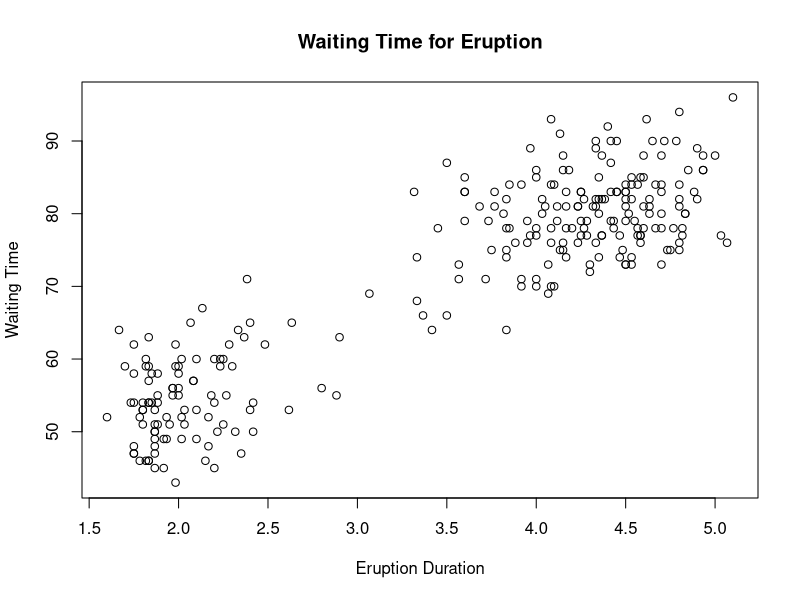
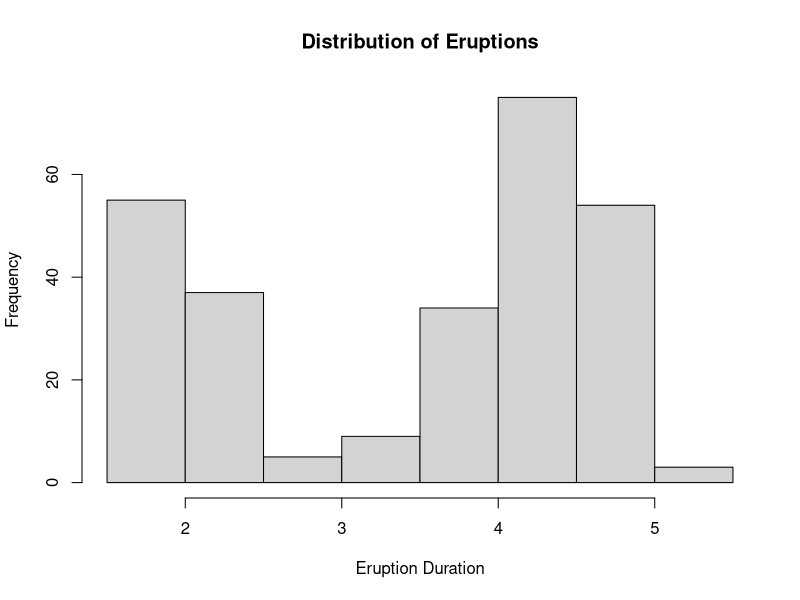
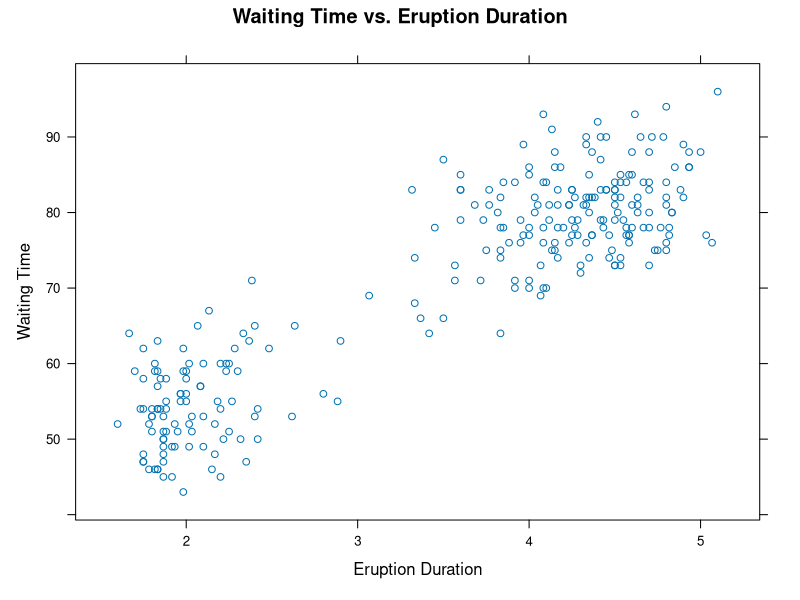
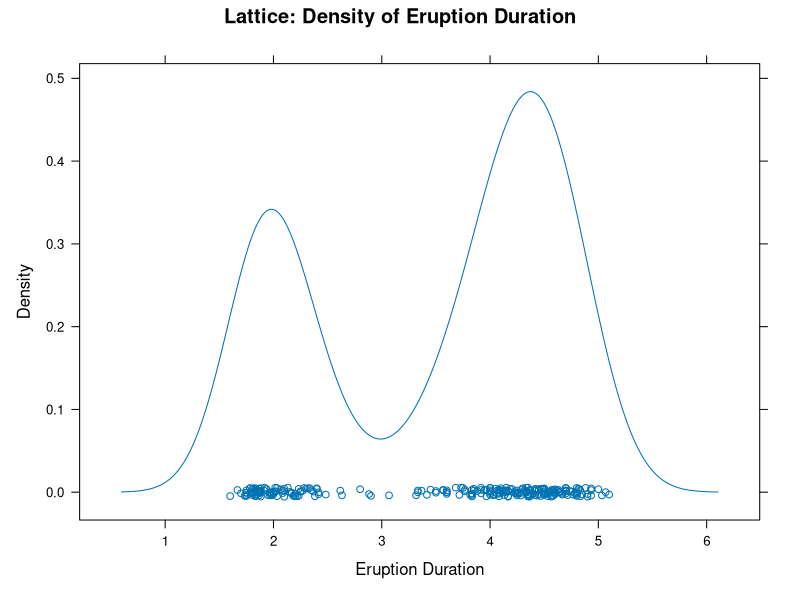
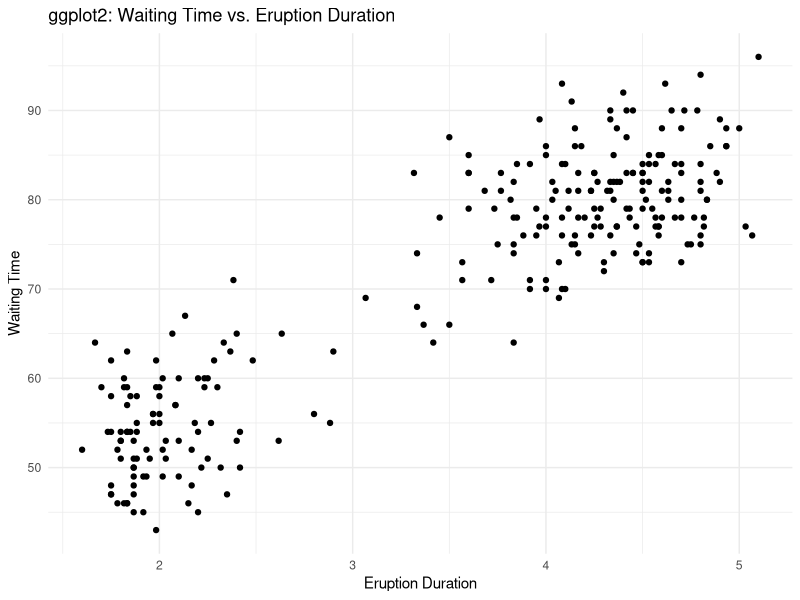
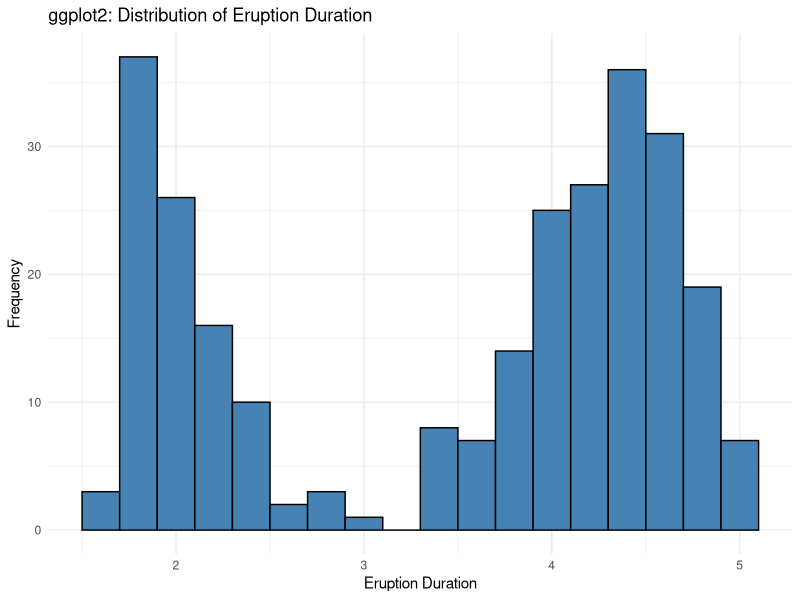

Source code (R) for these figures, in order:
data("faithful")
# Scatter plot
plot(faithful$eruptions, faithful$waiting,
     main   = "Waiting Time for Eruption",
     xlab   = "Eruption Duration",
     ylab   = "Waiting Time")

# Histogram
hist(faithful$eruptions,
     main   = "Distribution of Eruptions",
     xlab   = "Eruption Duration")

library(lattice)

# Conditional scatter plot (small multiples)
xyplot(waiting ~ eruptions,
       data = faithful,
       main = "Waiting Time vs. Eruption Duration",
       xlab = "Eruption Duration",
       ylab = "Waiting Time")

# Density Plot
densityplot(~ eruptions,
            data = faithful,
            main = "Lattice: Density of Eruption Duration",
            xlab = "Eruption Duration")

library(ggplot2)

ggplot(faithful, aes(x = eruptions, y = waiting)) +
  geom_point() +
  labs(
    title = "ggplot2: Waiting Time vs. Eruption Duration",
    x = "Eruption Duration",
    y = "Waiting Time"
  ) +
  theme_minimal()

ggplot(faithful, aes(x = eruptions)) +
  geom_histogram(
    binwidth = 0.2,
    fill = "steelblue",
    color = "black"
  ) +
  labs(
    title = "ggplot2: Distribution of Eruption Duration",
    x = "Eruption Duration",
    y = "Frequency"
  ) +
  theme_minimal()
